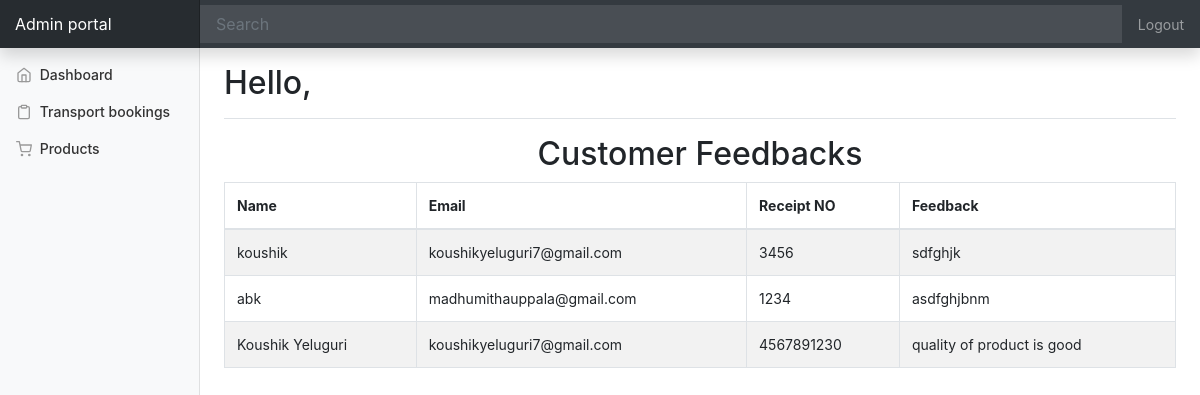
Screenshot of /index1.php with the database file from the repository.
### tables this page shows
CREATE TABLE `feedback` (
  `sno` int(11) NOT NULL,
  `name` varchar(200) NOT NULL,
  `email` varchar(100) NOT NULL,
  `rno` varchar(100) NOT NULL,
  `msg` text NOT NULL
);

### index1.php (the view, shortened to what this page needs)
<?php
include "./templates/top.php";
?>
<?php include "./templates/navbar.php"; ?>
<div class="container-fluid">
  <div class="row">
    <?php include "./templates/sidebar.php"; ?>
      <h2><center>Customer Feedbacks</center></h2>
      <?php
 include 'dbconnect.php';
 $conn=mysqli_connect($server,$username,$password,$dbname);
 $sqlview="select * from feedback";
 $res=mysqli_query($conn,$sqlview);
   ?>
      <div class="table-responsive">
        <table class="table table-striped table-bordered" id="dtBasicExample">
          <thead>
            <tr><th>Name</th><th>Email</th><th>Receipt NO</th><th>Feedback</th></tr>
          </thead>
<?php
while($row= mysqli_fetch_array($res))
{
 echo '<tr><td>'.$row[1].'</td><td>'.$row[2].'</td><td>'.$row[3].'</td><td>'.$row[4].'</td></tr>';
}
echo '</table>';
?>
    </main>
  </div>
</div>
<?php include "./templates/footer.php"; ?>

### css/dashboard.css (style rules this page uses)
body { font-size: .875rem; }

### rows the page displays
feedback: name "koushik", email "koushikyeluguri7@gmail.com", rno "3456", msg "sdfghjk"
feedback: name "abk", email "madhumithauppala@gmail.com", rno "1234", msg "asdfghjbnm"
feedback: name "Koushik Yeluguri", email "koushikyeluguri7@gmail.com", rno "4567891230", msg "quality of product is good"
